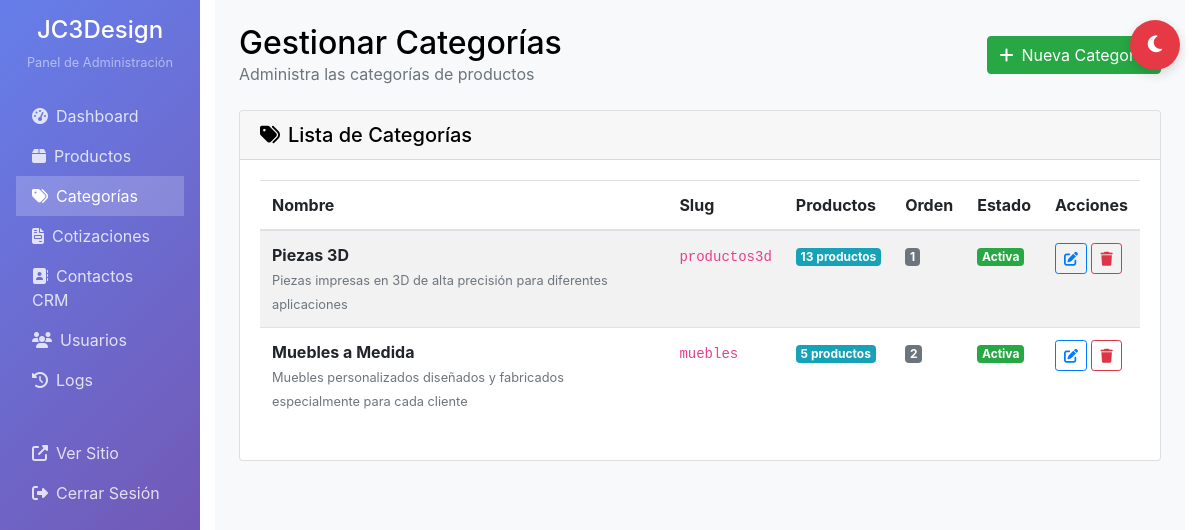
/admin/categorias.php (signed in), run on the app's committed database.
### tables this page shows
CREATE TABLE categorias (
    id INT AUTO_INCREMENT PRIMARY KEY,
    nombre VARCHAR(100) NOT NULL,
    slug VARCHAR(100) NOT NULL UNIQUE,
    descripcion TEXT,
    imagen VARCHAR(255),
    activo BOOLEAN DEFAULT TRUE,
    orden INT DEFAULT 0,
    created_at TIMESTAMP DEFAULT CURRENT_TIMESTAMP,
    updated_at TIMESTAMP DEFAULT CURRENT_TIMESTAMP ON UPDATE CURRENT_TIMESTAMP
);

### database/config.php (called while the page is built, shortened)
<?php
class Database {
    private static $instance = null;
    private $connection;
    private function __construct() {
        try {
            $dsn = "mysql:host=" . DB_HOST . ";dbname=" . DB_NAME . ";charset=" . DB_CHARSET;
            $options = [
                PDO::ATTR_ERRMODE => PDO::ERRMODE_EXCEPTION,
                PDO::ATTR_DEFAULT_FETCH_MODE => PDO::FETCH_ASSOC,
                PDO::ATTR_EMULATE_PREPARES => false,
            ];
            $this->connection = new PDO($dsn, DB_USER, DB_PASS, $options);
        } catch (PDOException $e) {
            error_log("Error de conexión a la base de datos: " . $e->getMessage());
            throw new Exception("Error de conexión a la base de datos");
        }
    }
    public static function getInstance() {
        if (self::$instance === null) {
            self::$instance = new self();
        }
        return self::$instance;
    }
    public function query($sql, $params = []) {
        try {
            $stmt = $this->connection->prepare($sql);
            $stmt->execute($params);
            return $stmt;
        } catch (PDOException $e) {
            error_log("Error en consulta SQL: " . $e->getMessage());
            throw new Exception("Error en la consulta de la base de datos");
        }
    }
    public function fetchAll($sql, $params = []) {
        $stmt = $this->query($sql, $params);
        return $stmt->fetchAll();
    }
}
function getDB() {
    return Database::getInstance();
}
?>

### admin/categorias.php (the view, shortened to what this page needs)
<?php
require_once '../database/config.php';
$db = getDB();
$categorias = $db->fetchAll("
    SELECT c.*, COUNT(p.id) as total_productos
    FROM categorias c
    LEFT JOIN productos p ON c.id = p.categoria_id AND p.activo = 1
    WHERE c.activo = 1
    GROUP BY c.id
    ORDER BY c.orden, c.nombre
");
?>
<!DOCTYPE html>
<html lang="es">
<head>
    <link rel="stylesheet" href="https://cdn.jsdelivr.net/npm/bootstrap@4.4.1/dist/css/bootstrap.min.css">
    <link rel="stylesheet" href="https://cdnjs.cloudflare.com/ajax/libs/font-awesome/6.5.0/css/all.min.css">
    <link rel="stylesheet" href="../css/dark-mode.css">
</head>
<body>
    <div class="container-fluid">
        <div class="row">
            <div class="col-md-3 col-lg-2 px-0">
                <div class="admin-sidebar p-3">
                    <div class="text-center mb-4">
                        <h4 class="text-white">JC3Design</h4>
                        <p class="text-white-50 small">Panel de Administración</p>
                    </div>
                    <nav class="nav flex-column">
                        <a class="nav-link" href="index.php">
                            <i class="fas fa-tachometer-alt mr-2"></i>Dashboard
                        </a>
                        <a class="nav-link" href="productos.php">
                            <i class="fas fa-box mr-2"></i>Productos
                        </a>
                        <a class="nav-link active" href="categorias.php">
                            <i class="fas fa-tags mr-2"></i>Categorías
                        </a>
                        <a class="nav-link" href="cotizaciones.php">
                            <i class="fas fa-file-invoice mr-2"></i>Cotizaciones
                        </a>
                        <a class="nav-link" href="contactos.php">
                            <i class="fas fa-address-book mr-2"></i>Contactos CRM
                        </a>
                        <a class="nav-link" href="usuarios.php">
                            <i class="fas fa-users mr-2"></i>Usuarios
                        </a>
                        <a class="nav-link" href="logs.php">
                            <i class="fas fa-history mr-2"></i>Logs
                        </a>
                        <a class="nav-link" href="../index.html" target="_blank">
                            <i class="fas fa-external-link-alt mr-2"></i>Ver Sitio
                        </a>
                        <a class="nav-link" href="logout.php">
                            <i class="fas fa-sign-out-alt mr-2"></i>Cerrar Sesión
                        </a>
                    </nav>
                </div>
            </div>
            <div class="col-md-9 col-lg-10">
                <div class="admin-content p-4">
                    <div class="d-flex justify-content-between align-items-center mb-4">
                        <div>
                            <h2 class="mb-0">Gestionar Categorías</h2>
                            <p class="text-muted mb-0">Administra las categorías de productos</p>
                        </div>
                        <a href="nueva_categoria.php" class="btn btn-success">
                            <i class="fas fa-plus mr-2"></i>Nueva Categoría
                        </a>
                    </div>
                    <div class="card">
                        <div class="card-header">
                            <h5 class="card-title mb-0">
                                <i class="fas fa-tags mr-2"></i>Lista de Categorías
                            </h5>
                        </div>
                        <div class="card-body">
                            <?php if (empty($categorias)): ?>
                                <p class="text-muted">No hay categorías registradas</p>
                            <?php else: ?>
                                <div class="table-responsive">
                                    <table class="table table-striped">
                                        <thead>
                                            <tr>
                                                <th>Nombre</th>
                                                <th>Slug</th>
                                                <th>Productos</th>
                                                <th>Orden</th>
                                                <th>Estado</th>
                                                <th>Acciones</th>
                                            </tr>
                                        </thead>
                                        <tbody>
                                            <?php foreach ($categorias as $categoria): ?>
                                                <tr>
                                                    <td>
                                                        <strong><?php echo htmlspecialchars($categoria['nombre']); ?></strong>
                                                        <br>
                                                        <small class="text-muted"><?php echo htmlspecialchars($categoria['descripcion']); ?></small>
                                                    </td>
                                                    <td>
                                                        <code><?php echo htmlspecialchars($categoria['slug']); ?></code>
                                                    </td>
                                                    <td>
                                                        <span class="badge badge-info"><?php echo $categoria['total_productos']; ?> productos</span>
                                                    </td>
                                                    <td>
                                                        <span class="badge badge-secondary"><?php echo $categoria['orden']; ?></span>
                                                    </td>
                                                    <td>
                                                        <?php if ($categoria['activo']): ?>
                                                            <span class="badge badge-success">Activa</span>
                                                        <?php else: ?>
                                                            <span class="badge badge-danger">Inactiva</span>
                                                        <?php endif; ?>
                                                    </td>
                                                    <td>
                                                        <a href="editar_categoria.php?id=<?php echo $categoria['id']; ?>" class="btn btn-sm btn-outline-primary">
                                                            <i class="fas fa-edit"></i>
                                                        </a>
                                                        <button class="btn btn-sm btn-outline-danger" onclick="eliminarCategoria(<?php echo $categoria['id']; ?>, <?php echo $categoria['total_productos']; ?>)">
                                                            <i class="fas fa-trash"></i>
                                                        </button>
                                                    </td>
                                                </tr>
                                            <?php endforeach; ?>
                                        </tbody>
                                    </table>
                                </div>
                            <?php endif; ?>
                        </div>
                    </div>
                </div>
            </div>
        </div>
    </div>
</body>
</html>

### css/dark-mode.css (style rules this page uses)
:root { --bg-primary: #ffffff; --bg-secondary: #f8f9fa; --text-primary: #000000; --text-secondary: #555555; --navbar-bg: lch(100% 0.01 296.81 / 0.85); --card-bg: #ffffff; --card-border: rgba(0, 0, 0, 0.125); --footer-bg: #111111; --footer-text: #eeeeee; --footer-link: #cccccc; --accent-color: #e63946; --accent-hover: #c12738; --dropdown-bg: rgba(255, 255, 255, 0.85); --dropdown-text: #000000; --logo-bg: #ffffff; --modal-bg: #f9f9f9; --modal-text: #000000; --shadow: rgba(0, 0, 0, 0.15); --shadow-light: rgba(0, 0, 0, 0.05); }
* { transition: background-color 0.3s ease, color 0.3s ease, border-color 0.3s ease; }
body { background-color: var(--bg-primary); color: var(--text-primary); }
.card { background-color: var(--card-bg); border-color: var(--card-border); }
body { animation: themeTransition 0.3s ease; }

### admin/categorias.php (style rules this page uses)
.admin-sidebar { min-height: 100vh; background: linear-gradient(135deg, #667eea 0%, #764ba2 100%); }
.admin-content { min-height: 100vh; background-color: #f8f9fa; }
.nav-link { color: rgba(255,255,255,0.8); transition: all 0.3s ease; }
.nav-link.active { color: white; background-color: rgba(255,255,255,0.2); }

### data on the page
categorias: nombre "Piezas 3D", descripcion "Piezas impresas en 3D de alta precisión para diferentes aplicaciones", slug "productos3d", total_productos "13", orden "1", activo "Activa"
categorias: nombre "Muebles a Medida", descripcion "Muebles personalizados diseñados y fabricados especialmente para cada cliente", slug "muebles", total_productos "5", orden "2", activo "Activa"
